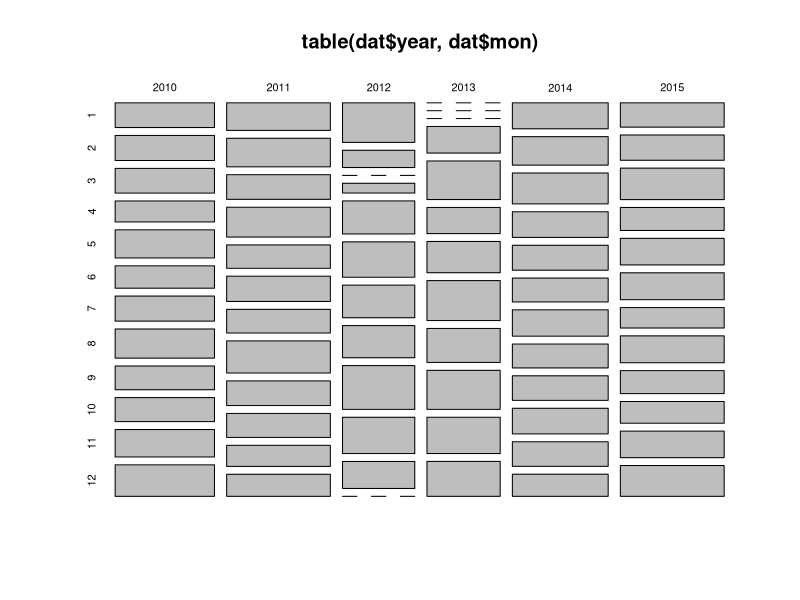
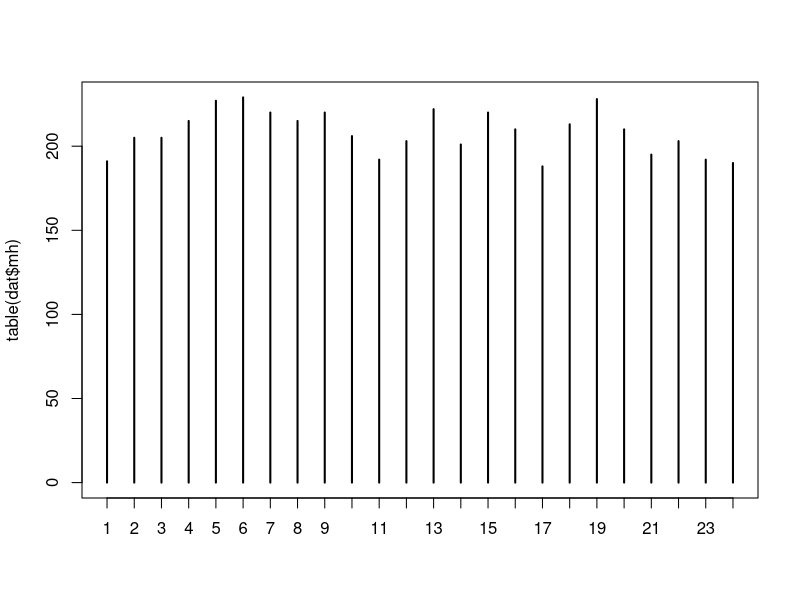
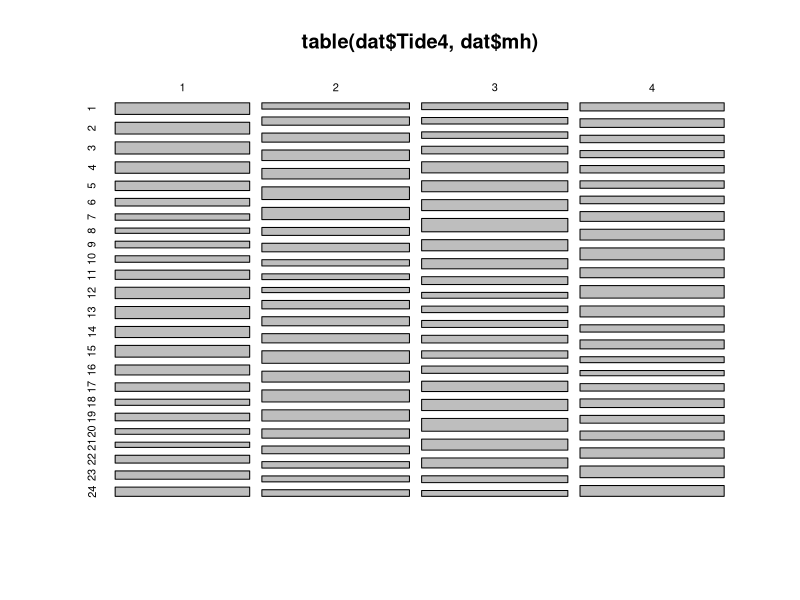
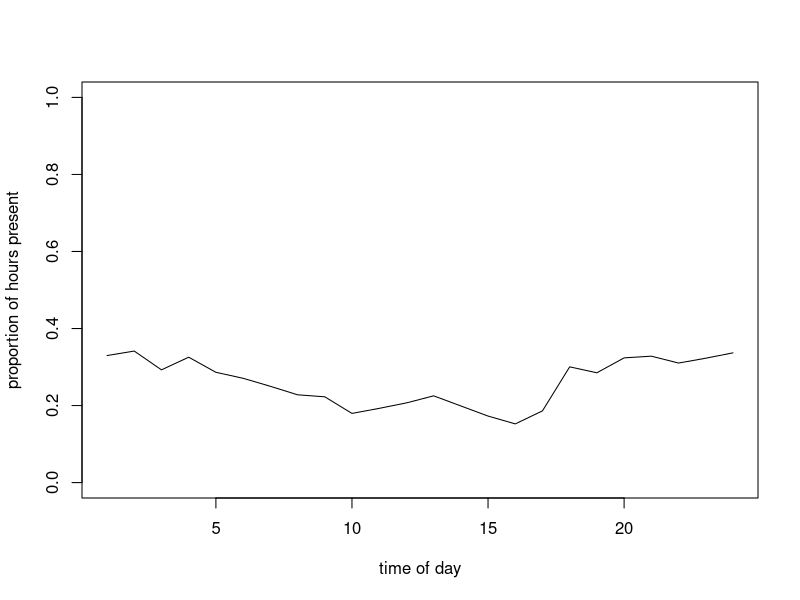
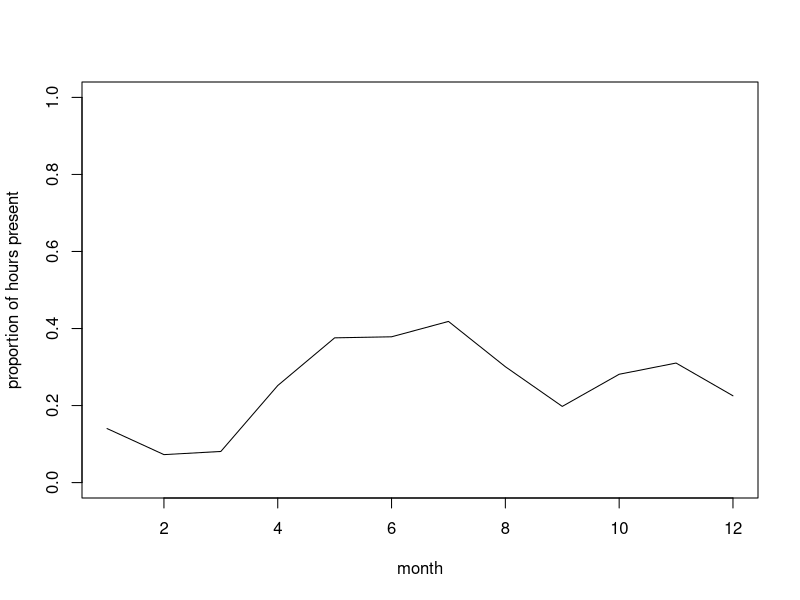
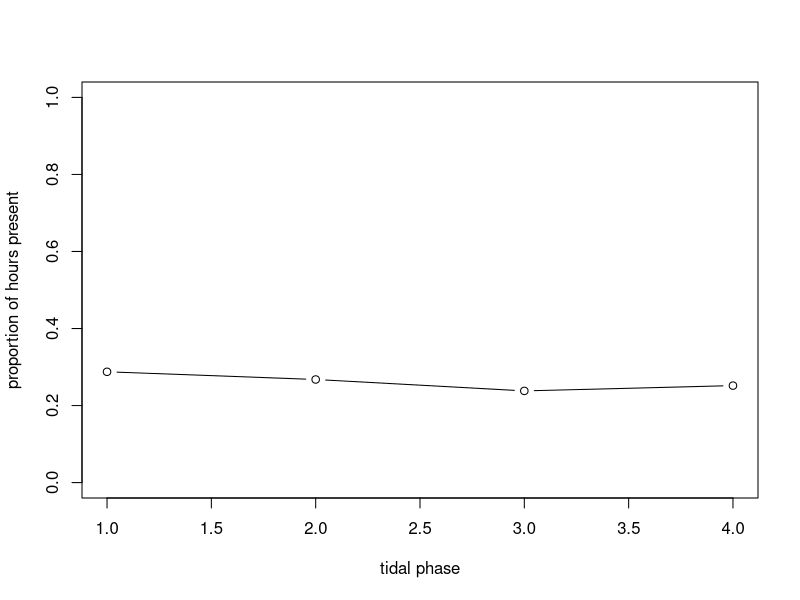
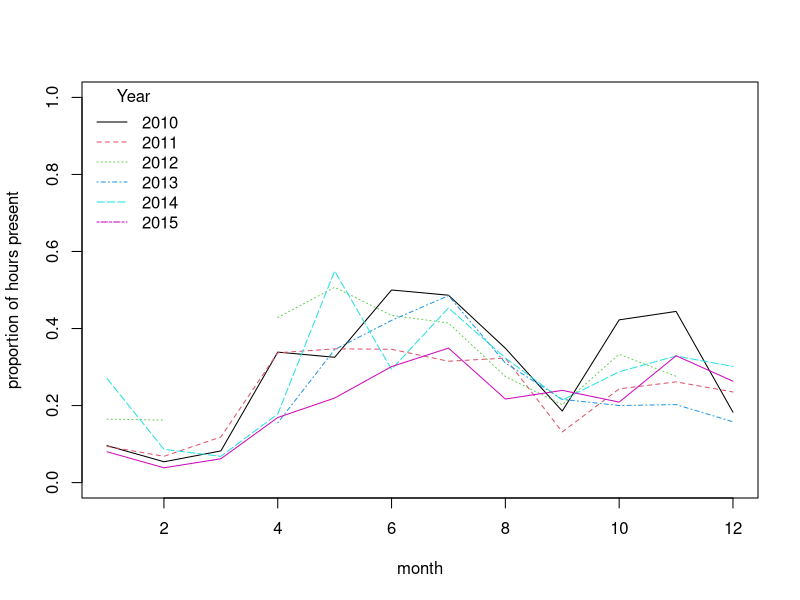
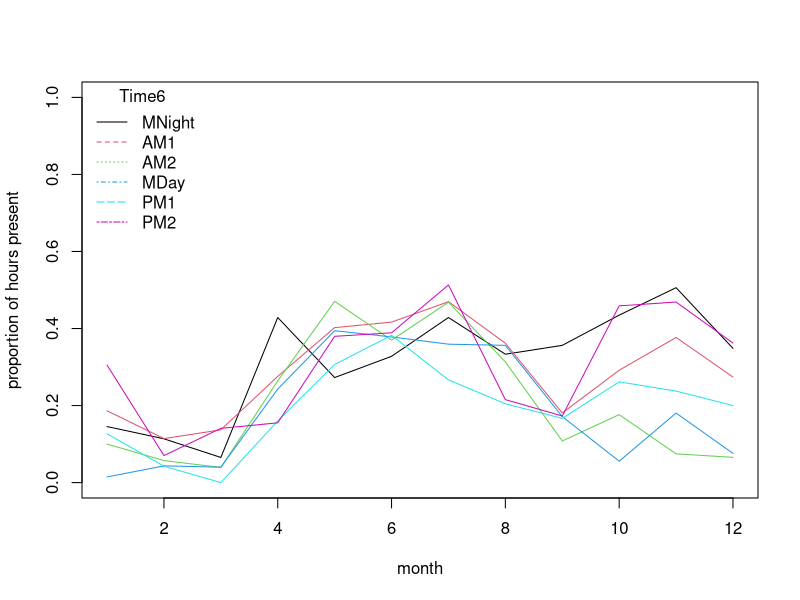

Generate these figures, in order, with R:
## ---- chunk 1
knitr::opts_chunk$set(echo=TRUE, message = FALSE, warning = FALSE, eval = FALSE, cache = FALSE)

SOLUTIONS<- TRUE
## ---- chunk 2

dat<- read.csv("./data/dolphin.csv", stringsAsFactors= T)

dat$Time6<- factor(dat$Time6, levels= c("MNight", "AM1", "AM2", "MDay", "PM1", "PM2"))
# reordering chronologically

str(dat)
## ---- chunk 3
# count observations per year/month combination and represent as mosaicplot
plot(table(dat$year, dat$mon))
# CPOD failure in Feb-April 2012 and Dec 2012-March 2013

plot(table(dat$mh))
# fairly even representation of hours
# (that's on the random sample; Almost perfectly balanced on the full dataset)
# we should have no problem using 'mh' as a predictor in the model

plot(table(dat$Tide4, dat$mh))
# even representation of tides
# time of day and tidal phase not independent (but not a linear correlation)
# This is balanced enough that we should have no problem using 'mh', Tide4
# or their interaction as predictors in the model.

#### Now, investigating variation in probability of encounter:
#
# presence in relation to time of day
mean.per.mh<- tapply(dat$presence, list(dat$mh), mean)
plot(mean.per.mh, type= "l", ylim= c(0, 1),
		 xlab= "time of day", ylab= "proportion of hours present")
# Probability slightly lower in the middle of the day

# are there seasonal patterns?
mean.per.mon<- tapply(dat$presence, list(dat$mon), mean)
plot(mean.per.mon, type= "l",
				ylim= c(0, 1), xlab= "month", ylab= "proportion of hours present")
# Probability of presence lower in Jan-March?

# presence in relation to tide
mean.per.Tide4<- tapply(dat$presence, list(dat$Tide4), mean)
plot(mean.per.Tide4, type= "b", ylim= c(0, 1),
     xlab= "tidal phase",
		 ylab= "proportion of hours present")
# No obvious effect of tidal phase on average?


# If interested, we could also ask more complex questions, involving interactions between predictors, for example:

# are seasonal patterns similar between years?
# let's calculate the mean per month for each year,
# and plot the seasonal pattern lines for individual years together
mean.per.month.year<- tapply(dat$presence, list(dat$mon, dat$year), mean)
# (month in rows, years in columns)

# matplot draws one line per column (year)
matplot(mean.per.month.year, type= "l",
				ylim= c(0, 1), xlab= "month", ylab= "proportion of hours present")

legend(x= "topleft", legend= colnames(mean.per.month.year),
       bty= "n", # no bounding box for the legend
       col= 1:ncol(mean.per.month.year),
       lty= 1:ncol(mean.per.month.year),
       title= "Year")

# This suggests broadly similar seasonal patterns of variation across years,
# with very low probability of presence from Jan to March

# We could also explore if the effect of some predictors changes between seasons:
# Seasonal variation in diel pattern
mean.per.month.Time6<- tapply(dat$presence, list(dat$mon, dat$Time6), mean)
matplot(mean.per.month.Time6, type= "l", 
        ylim= c(0, 1), 
				xlab= "month", ylab= "proportion of hours present", lty= 1)

legend(x= "topleft", legend= colnames(mean.per.month.Time6),
       bty= "n", # no bounding box for the legend
       col= 1:ncol(mean.per.month.Time6),
       lty= 1:ncol(mean.per.month.Time6),
       title= "Time6")

# stronger diel pattern in later part of the year:
# the lines for different parts of the day diverge quite
# strongly from Sept to Jan.

# are seasonal patterns similar between Tide4 levels?
# let's calculate the mean per month for each tidal stage,
mean.per.month.Tide4<- tapply(dat$presence, list(dat$mon, dat$Tide4), mean)
matplot(mean.per.month.Tide4, type= "l",
       ylim= c(0, 1),
			 xlab= "month", ylab= "proportion of hours present", lty= 1)

legend(x= "topleft", legend= colnames(mean.per.month.Tide4),
       bty= "n", # no bounding box for the legend
       col= 1:ncol(mean.per.month.Tide4),
       lty= 1:ncol(mean.per.month.Tide4),
       title= "Tide4")

# no dramatic change in pattern of tide use across seasons, 
# as all the lines follow a broadly similar trajectory:
# the probability of sighting is mostly affected by season.
# There are variations among tide levels but more subtle.
# Would such an interaction turn out to be significant in a model?

## ---- chunk 4
PA1<- glm(presence ~ tideangle_deg + mh + julianday, family= binomial, data= dat)
## ---- chunk 5
summary(PA1)

# Model description:
# presence ~ Bernoulli(p)  or presence ~ Binomial(N= 1, p)
# log(p / (1-p)) = 
#       -1.40*(Intercept) + -0.00044*tideangle_deg + 0.0012*mh 
#       + 0.0022*julianday 

# "(Intercept)" general intercept
# "tideangle_deg" main effect of tide angle, assumes a linear decrease 
# (negative coefficient) of probability of presence from high to flood stages
# "mh" main effect of time of day, assumes a linear  increase 
# of probability of presence from the first hour of the day to the last
# "julianday" main effect of day of year, assumes a linear increase 
# of probability of presence from 1st Jan to 31st Dec

# Note that interpretations above are linear effects on the link scale,
# but sigmoidal on the probability scale, thanks to the logit link

## ---- chunk 6
library(car)
vif(PA1)
# No concern.

par(mfrow= c(2, 2))
plot(PA1, col= dat$presence + 1) # red is presence, black is absence
# Not very useful or pretty statistical art. Not worth framing.

# plot against predictors:
res1.p<- resid(PA1, type= "pearson")

par(mfrow= c(2, 2))
plot(res1.p ~ dat$tideangle_deg, col= dat$presence + 1)

plot(res1.p ~ dat$mh, col= dat$presence + 1)

plot(res1.p ~ dat$julianday, col= dat$presence + 1)

# Can't see anything useful.

# Use arm if you can:
library(arm)
par(mfrow= c(2, 2))
binnedplot(x= dat$tideangle_deg, y= res1.p, xlab= "Tide angle", nclass= 100)
binnedplot(x= dat$mh, y= res1.p, xlab= "hour")
binnedplot(x= dat$julianday, y= res1.p, xlab= "Day of the year", nclass= 100)
## ---- chunk 7
# clearly some unwanted patterns, especially in mh and julianday
# but possibly in tide angle, too
# all pointing at non-linear effects of the predictors on the response

# This is rather expected indeed: for example, it wouldn't make biological 
# sense for the probability of presence to go up from 00:01 am to 23:59 pm,
# and then drop suddently after midnight to start low again at
# 00:01 the next day. Dolphins don't evaporate at midnight.
# The same reasoning applies for the other cycles, tide and season

## ---- chunk 8
par(mfrow= c(2, 2))
# plot the residuals against tideangle_deg
plot(res1.p ~ dat$tideangle_deg, col= dat$presence + 1)
# get the mean of the residuals for each 1 degree bin of tideangle_deg
tide.means<- tapply(res1.p, list(dat$tideangle_deg), mean)
# convert ordered bin labels into numbers (1 to 360)
tide.vals<- as.numeric(names(tide.means))
# plot residual means against bin number
lines(tide.means ~ tide.vals, col= 3)
# add horizontal line at y= 0 for reference
abline(h= 0, lty= 3, col= grey(0.5))

# same idea for hour of the day:
plot(res1.p ~ dat$mh, col= dat$presence + 1)
hour.means<- tapply(res1.p, list(dat$mh), mean)
lines(hour.means ~ as.numeric(names(hour.means)), col= 3)
abline(h= 0, lty= 3, col= grey(0.5))

# same for julianday:
plot(res1.p ~ dat$julianday, col= dat$presence + 1)
day.means<- tapply(res1.p, list(dat$julianday), mean)
lines(day.means ~ as.numeric(names(day.means)), col= 3)
abline(h= 0, lty= 3, col= grey(0.5))

# Same story.
## ---- chunk 9
# Please take the time to think before unfolding the next code chunk

## ---- chunk 10
# The issue is that the effects of these predictors are not linear
# on the logit (link) scale.

# There are several ways the non-linearity could be addressed. 
# one of the most straightforward with glm() is to discretize
# continuous predictors into bins and to treat them as factors.
# In this way, a mean is estimated per category of the variable,
# and no assumption is made about the shape of the relationship.

# Each of the predictors we started with already has one or more 
# categorical counterpart in the data set.
# I suggest you try fTide4 + fMonth + Time6, with fTide4 and
# fMonth being the factor version of Tide4 and mon (both need creating).

## ---- chunk 11
# convert numerically coded categorical variables into factors:
dat$fTide4<- factor(dat$Tide4)
dat$fMonth<- factor(dat$mon)

PA10<- glm(presence ~ fTide4 + fMonth + Time6, family= binomial, data= dat)

drop1(PA10, test= "Chisq")
# all terms significant; nothing to drop

# out of interest, the total proportion of deviance explained is 
(PA10$null.deviance - PA10$deviance) / PA10$null.deviance # 7%
## ---- chunk 12
# plot against predictors:
res10.p<- resid(PA10, type= "pearson")

boxplot(res10.p ~ dat$fMonth, xlab= "month")
# boxplot is not a great way to diagnose issues, due to the odd distribution of residuals in the logistic regression

library(arm)
par(mfrow= c(2, 2))
binnedplot(x= dat$tideangle_deg, y=  res10.p, xlab= "Tide angle", nclass= 100)
# okay
binnedplot(x= dat$mh, y=  res10.p, xlab= "hour")
# okay
binnedplot(x= dat$julianday, y=  res10.p, xlab= "Day of the year", nclass= 100)
# julianday is not strictly a predictor in the model, 
# but there is no certainty that month is a good way
# to describe temporal variation (a calendar month is
# quite an arbitrary from a dolphin's point of view). 
# Plotting against julian day allows to check this further.
# All good so far

# We can also check if there might be more complex patterns not accounted 
# for by the model, for example interactions between the variables.
# Check seasonal variation in diel pattern again ("time by season" interaction):
matplot(tapply(res10.p, list(dat$mon, dat$Time6), mean), type= "l", 
        xlab= "month", ylab= "proportion of hours present", lty= 1)
# still residual variation in diel pattern in later part of the year
# (not surprising as there is nothing in the model aiming at capturing this)

## ---- chunk 13
PA10.dat4pred<- data.frame(Time6= levels(dat$Time6),
                                fMonth= "10", fTide4= "1")

PA10.pred<- predict(PA10, PA10.dat4pred, type= "link", se.fit= T)

# Convert predictions to the response (probability) scale.
# And add them to the prediction data frame (that bit is optional)
PA10.dat4pred$fit.resp<- exp(PA10.pred$fit)/(1+exp(PA10.pred$fit)) 
# or plogis(PA10.pred$fit)

# lower 95% CI
PA10.dat4pred$LCI<- plogis(PA10.pred$fit - 1.96*PA10.pred$se.fit)
# upper 95% CI
PA10.dat4pred$UCI<- plogis(PA10.pred$fit + 1.96*PA10.pred$se.fit)
## ---- chunk 14
par(mfrow= c(1, 1))
plot(x= 1:6, y= PA10.dat4pred$fit.resp, 
      pch= 16, cex= 1.4, xlab= "Section of day",
		  ylab= "Fitted probability", ylim= c(0, 1),
      main= "Predictions for time of day\n(assuming Tide = 1 and Month = 10)")

arrows(x0= 1:6, x1= 1:6,
          y0= PA10.dat4pred$LCI, y1= PA10.dat4pred$UCI,
          length= 0.02, angle= 90, code= 3)

## ---- chunk 15
par(mfrow= c(2, 2)) # we will need 3 plots

# repeat plotting of predictions for Time6
PA10.dat4pred<- data.frame(Time6= levels(dat$Time6),
                                fMonth= "10", fTide4= "1")

PA10.pred<- predict(PA10, PA10.dat4pred, type= "link", se.fit= T)

PA10.dat4pred$fit.resp<- plogis(PA10.pred$fit) 
# lower 95% CI
PA10.dat4pred$LCI<- plogis(PA10.pred$fit - 1.96*PA10.pred$se.fit)
# upper 95% CI
PA10.dat4pred$UCI<- plogis(PA10.pred$fit + 1.96*PA10.pred$se.fit)

plot(x= 1:6, y= PA10.dat4pred$fit.resp, 
      pch= 16, cex= 1.4, xlab= "Section of day",
		  ylab= "Fitted probability", ylim= c(0, 1),
      main= "Predictions for time of day\n(assuming Tide = 1 and Month = 10)",
      xaxt= "n") # supress automatic x axis (we will draw our own improved axis)

arrows(x0= 1:6, x1= 1:6,
          y0= PA10.dat4pred$LCI, y1= PA10.dat4pred$UCI,
          length= 0.02, angle= 90, code= 3)

axis(side= 1, at= 1:6, label= levels(dat$Time6))

# plotting of predictions for fMonth
PA10.dat4pred<- data.frame(fMonth= levels(dat$fMonth),
                              Time6 = "PM2", fTide4= "1")

PA10.pred<- predict(PA10, PA10.dat4pred, type= "link", se.fit= T)

PA10.dat4pred$fit.resp<- plogis(PA10.pred$fit) 
# lower 95% CI
PA10.dat4pred$LCI<- plogis(PA10.pred$fit - 1.96*PA10.pred$se.fit)
# upper 95% CI
PA10.dat4pred$UCI<- plogis(PA10.pred$fit + 1.96*PA10.pred$se.fit)

plot(x= 1:12, PA10.dat4pred$fit.resp, 
      pch= 16, cex= 1.4, xlab= "Month",
		  ylab= "Fitted probability", ylim= c(0, 1),
      main= "Predictions per month\n(assuming Time = PM2 and Tide = 1)")

arrows(x0= 1:12, x1= 1:12,
          y0= PA10.dat4pred$LCI, y1= PA10.dat4pred$UCI,
          length= 0.02, angle= 90, code= 3)

# plotting of predictions for fTide4
PA10.dat4pred<- data.frame(fTide4= levels(dat$fTide4),
                              Time6 = "PM2", fMonth= "10")

PA10.pred<- predict(PA10, PA10.dat4pred, type= "link", se.fit= T)

PA10.dat4pred$fit.resp<- plogis(PA10.pred$fit) 
# lower 95% CI
PA10.dat4pred$LCI<- plogis(PA10.pred$fit - 1.96*PA10.pred$se.fit)
# upper 95% CI
PA10.dat4pred$UCI<- plogis(PA10.pred$fit + 1.96*PA10.pred$se.fit)

plot(1:4, PA10.dat4pred$fit.resp, 
      pch= 16, cex= 1.4, xlab= "Tidal phase",
		  ylab= "Fitted probability", ylim= c(0, 1),
      main= "Predictions for tide\n(assuming Time = PM2 and Month = 10)",
      xaxt= "n") # supress x axis (we will draw our own)

axis(side= 1, at= 1:4, label= levels(dat$fTide4))

arrows(x0= 1:4, x1= 1:4,
          y0= PA10.dat4pred$LCI, y1= PA10.dat4pred$UCI,
          length= 0.02, angle= 90, code= 3)

## ---- chunk 16
anova(PA10, test= "Chisq")

# at Sutors, dolphins are more likely to be present at night than during the
# day, with a maximum presence from May-July and a second peak in Oct-Nov.
# They have a statistically significant but only very weak preference for 
# certain tidal states in Sutors.

# This model only has additive (main) effects.
# It doesn't ask if there are interactions between our variables.
# For example, the preference for times of day may depend on season,
# or the preference for tidal stages may vary according to time of day or 
# time of the year, depending on how these cycles influence
# the availability of prey.

## ---- chunk 17
PA20<- glm(presence ~ fTide4 * fMonth + fTide4 * Time6 + fMonth * Time6, family= binomial, data= dat)

summary(PA20) # inspect the model coefficients
anova(PA20, test= "Chisq") # gauge significance of predictors
# all terms significant; nothing to drop


## ---- chunk 18
# Because I don't have specific predictions here, and I suspect the presence
# of dolphins at Sutors may respond to all combinations of the 3 environmental
# factors we have, I'll go for a quite systematic exploration here (you may
# have a different logic, knowledge about dolphins, more specific predictions, 
# and a more restricted list of models you consider plausible: that would be
# entirely fine)

# remove interactions one-at-a-time
PA21<- glm(presence ~ fMonth + fTide4 + Time6 + fMonth:fTide4 + fMonth:Time6, family= binomial, data= dat)
PA22<- glm(presence ~ fMonth + fTide4 + Time6 + fMonth:Time6 + fTide4:Time6, family= binomial, data= dat)
PA23<- glm(presence ~ fMonth + fTide4 + Time6 + fMonth:fTide4 + fTide4:Time6, family= binomial, data= dat)
# remove interactions two-at-a-time
PA24<- glm(presence ~ fMonth + fTide4 + Time6 + fMonth:Time6, family= binomial, data= dat)
PA25<- glm(presence ~ fMonth + fTide4 + Time6 + fTide4:Time6, family= binomial, data= dat)
PA26<- glm(presence ~ fMonth + fTide4 + Time6 + fMonth:fTide4, family= binomial, data= dat)
# remove all interactions
PA27<- glm(presence ~ fMonth + fTide4 + Time6, family= binomial, data= dat)

AIC(PA20)
AIC(PA21)
AIC(PA22)
AIC(PA23)
AIC(PA24)
AIC(PA25)
AIC(PA26)
AIC(PA27)

# PA24 seems best so far

# remove the main effect not involved in the interaction of PA24 (fTide4)
PA28<- glm(presence ~ fMonth + Time6 + fMonth:Time6, family= binomial, data= dat)
AIC(PA28)

# we could simplify further, but it is unlikely that simpler models 
# would be supported based on what we know, so I'll stop here

# Constructing a table 
# (you can do this with pen and paper, or in R for example like this)
ModelStructure<- c(
  "fTide4 * fMonth + fTide4 * Time6 + fMonth * Time6",     
  "fMonth + fTide4 + Time6 + fMonth:fTide4 + fMonth:Time6",
  "fMonth + fTide4 + Time6 + fMonth:Time6 + fTide4:Time6" ,
  "fMonth + fTide4 + Time6 + fMonth:fTide4 + fTide4:Time6",
  "fMonth + fTide4 + Time6 + fMonth:Time6",
  "fMonth + fTide4 + Time6 + fTide4:Time6",
  "fMonth + fTide4 + Time6 + fMonth:fTide4",
  "fMonth + fTide4 + Time6",
  "fMonth + Time6 + fMonth:Time6")

AICval<- c(AIC(PA20),
            AIC(PA21),
            AIC(PA22),
            AIC(PA23),
            AIC(PA24),
            AIC(PA25),
            AIC(PA26),
            AIC(PA27),
            AIC(PA28))

ModelName<- c("PA20",
            "PA21",
            "PA22",
            "PA23",
            "PA24",
            "PA25",
            "PA26",
            "PA27",
            "PA28")

# combine models and AIC values in a table
ModSelTab<- data.frame(model= ModelName, structure= ModelStructure, AIC= AICval)

# sort the table by increasing AIC value
ModSelTab<- ModSelTab[order(ModSelTab$AIC), ]

# compute AIC differences with best model, and round to 2 decimals
ModSelTab$delta<- round(ModSelTab$AIC - ModSelTab$AIC[1], 2)

# compute AIC weight, and round to 2 decimals
ModSelTab$weight<- round(exp(-ModSelTab$delta / 2) / sum(exp(-ModSelTab$delta / 2)), 2)
## ---- chunk 19
require(knitr)
kable(ModSelTab)

# Model PA24 is far ahead, and attracts almost all the AIC weight, accordingly.

# Depending on the set of models you decided to compare, 
# your best model and AIC weights may vary from mine.

## ---- chunk 20
res24.p<- resid(PA24, type= "pearson")

library(arm)
par(mfrow= c(2, 2))
binnedplot(x= dat$tideangle_deg, y=  res24.p, xlab= "Tide angle", nclass= 100)
# okay
binnedplot(x= dat$mh, y=  res24.p, xlab= "hour")
# okay
binnedplot(x= dat$julianday, y=  res24.p, xlab= "Day of the year", nclass= 100)
# okay
# Check seasonal variation in diel pattern again ("time by season" interaction):
matplot(tapply(res24.p, list(dat$mon, dat$Time6), mean), type= "l", 
        xlab= "month", ylab= "proportion of hours present", lty= 1)
# Residual variation is tiny (check y-axis and compare with Question 9); 
# no consistent pattern of variation. Pretty good!

# There are few assumptions for the Bernoulli distribution other than 
# observations being zeros and ones.
# Some assumptions valid for all models still apply here, such as: model 
# correctly specified; independent
# residuals. The latter is violated in this data set, due to consecutive 
# measurements in time. This issue
# is explored in the linked paper, using mixed models for non-independent data 
# (covered in the course BI5302). 
# The paper also uses GAMs for avoiding the discretization of 
# continuous variables, and
# accounting for the cyclicity of the preditors (estimates at each end should 
# match, e.g. 31st Dec-1st Jan, or 23:59 - 00:00)

## ---- chunk 21

# Model PA24 assumes that dolphin presence (actually, probability of recording) 
# changes according to time of year, time of day and tidal stage, and that the
# effect of time of day changes with the time of year (fMonth:Time6).

summary(PA24)
# This is tricky to interpret due to the number of coefficients (75), 
# and the presence of interactions. Best to use plots!

# Let's illustrate the differences in predictions for two different months, 
# for example June and December (this could be done for each of the 12 months)

par(mfrow= c(1, 2))
# June
dat4pred<- expand.grid(Time6= levels(dat$Time6),
                fMonth= "6",
								fTide4= "1")
PA24.pred<- predict(PA24, dat4pred, type= "link", se.fit= T)
dat4pred$fit.resp<- plogis(PA24.pred$fit)
dat4pred$LCI<- plogis(PA24.pred$fit - 1.96*PA24.pred$se.fit)
dat4pred$UCI<- plogis(PA24.pred$fit + 1.96*PA24.pred$se.fit)
plot(as.numeric(dat4pred$Time6), dat4pred$fit.resp, pch= 16, 
	  cex= 1.4, main= paste("Month =", 6),
    col= 1, xlab= "Section of day",
	  ylab= "Fitted probability (assuming Tide = 1)", ylim= c(0, 1))
arrows(x0= as.numeric(dat4pred$Time6), x1= as.numeric(dat4pred$Time6),
    y0= dat4pred$LCI, y1= dat4pred$UCI,
	  col= grey(0.5), length= 0.02, angle= 90, code= 3)

# December
dat4pred<- expand.grid(Time6= levels(dat$Time6),
                fMonth= "12",
								fTide4= "1")
PA24.pred<- predict(PA24, dat4pred, type= "link", se.fit= T)
dat4pred$fit.resp<- plogis(PA24.pred$fit)
dat4pred$LCI<- plogis(PA24.pred$fit - 1.96*PA24.pred$se.fit)
dat4pred$UCI<- plogis(PA24.pred$fit + 1.96*PA24.pred$se.fit)
plot(as.numeric(dat4pred$Time6), dat4pred$fit.resp, pch= 16, 
	  cex= 1.4, main= paste("Month =", 12),
    col= 1, xlab= "Section of day",
	  ylab= "Fitted probability (assuming Tide = 1)", ylim= c(0, 1))
arrows(x0= as.numeric(dat4pred$Time6), x1= as.numeric(dat4pred$Time6),
    y0= dat4pred$LCI, y1= dat4pred$UCI,
	  col= grey(0.5), length= 0.02, angle= 90, code= 3)

# In June, dolphins seem to have a similar probability of being recorded
# at any time of the day and night, whereas in December they are mostly
# using the site by night (ca. 40% chances of being present against 
# only ca. 10% in the middle of the day)

# (FOR THE R GEEKS OUT THERE)
# For plots of predictions for all 12 months, it is possible to automate
# the process using a loop:
par(mfrow= c(3, 4))
for(month in 1:12){ 
  # at the first iteration, the variable `month` will take value 1, then
  # at the second iteration, the variable `month` will take value 2, 
  # etc... until iteraction 12
	dat4pred<- expand.grid(Time6= levels(dat$Time6),
                                fMonth= as.character(month),
								fTide4= "1")
	PA24.pred<- predict(PA24, dat4pred, type= "link", se.fit= T)
	dat4pred$fit.resp<- plogis(PA24.pred$fit)
	dat4pred$LCI<- plogis(PA24.pred$fit - 1.96*PA24.pred$se.fit)
	dat4pred$UCI<- plogis(PA24.pred$fit + 1.96*PA24.pred$se.fit)
	plot(as.numeric(dat4pred$Time6), dat4pred$fit.resp, pch= 16, 
		  cex= 1.4, main= paste("Month =", month),
          col= 1, xlab= "Section of day",
		  ylab= "Fitted probability (assuming Tide = 1)", ylim= c(0, 1))
	arrows(x0= as.numeric(dat4pred$Time6), x1= as.numeric(dat4pred$Time6),
          y0= dat4pred$LCI, y1= dat4pred$UCI,
		  col= grey(0.5), length= 0.02, angle= 90, code= 3)
} # end of one iteration, start of the next

# According to the better supported model, they tend to use the site
# more in May, June and 
# July day and night, visit mostly by night from October to December,
# and seldom from Jan to March.

# Of note is the low proportion of deviance explained by the model,
# despite its complexity (75 parameters):
(PA24$null.deviance - PA24$deviance) /
	PA24$null.deviance 
# 10%. This is quite normal with Bernoulli data.
